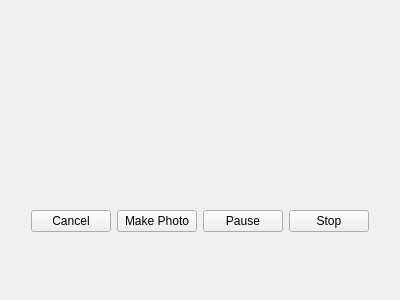
<?xml version="1.0" encoding="UTF-8"?>
<ui version="4.0">
 <class>RecorderView</class>
 <widget class="QWidget" name="RecorderView">
  <property name="windowModality">
   <enum>Qt::ApplicationModal</enum>
  </property>
  <property name="geometry">
   <rect>
    <x>0</x>
    <y>0</y>
    <width>400</width>
    <height>300</height>
   </rect>
  </property>
  <property name="windowTitle">
   <string>Recorder View</string>
  </property>
  <layout class="QGridLayout" name="gridLayout">
   <item row="0" column="0">
    <layout class="QVBoxLayout" name="verticalLayout">
     <item>
      <widget class="QWidget" name="widget" native="true"/>
     </item>
     <item>
      <widget class="QWidget" name="widget_2" native="true">
       <property name="sizePolicy">
        <sizepolicy hsizetype="Expanding" vsizetype="Preferred">
         <horstretch>0</horstretch>
         <verstretch>0</verstretch>
        </sizepolicy>
       </property>
       <layout class="QHBoxLayout" name="horizontalLayout">
        <item>
         <spacer name="horizontalSpacer">
          <property name="orientation">
           <enum>Qt::Horizontal</enum>
          </property>
          <property name="sizeHint" stdset="0">
           <size>
            <width>40</width>
            <height>20</height>
           </size>
          </property>
         </spacer>
        </item>
        <item>
         <widget class="QPushButton" name="cancelPushButton">
          <property name="text">
           <string>Cancel</string>
          </property>
         </widget>
        </item>
        <item>
         <widget class="QPushButton" name="photoPushButton">
          <property name="text">
           <string>Make Photo</string>
          </property>
         </widget>
        </item>
        <item>
         <widget class="QPushButton" name="pausePushButton">
          <property name="text">
           <string>Pause</string>
          </property>
         </widget>
        </item>
        <item>
         <widget class="QPushButton" name="stopPushButton">
          <property name="text">
           <string>Stop</string>
          </property>
         </widget>
        </item>
        <item>
         <spacer name="horizontalSpacer_2">
          <property name="orientation">
           <enum>Qt::Horizontal</enum>
          </property>
          <property name="sizeHint" stdset="0">
           <size>
            <width>40</width>
            <height>20</height>
           </size>
          </property>
         </spacer>
        </item>
       </layout>
      </widget>
     </item>
    </layout>
   </item>
  </layout>
 </widget>
 <resources/>
 <connections/>
</ui>
